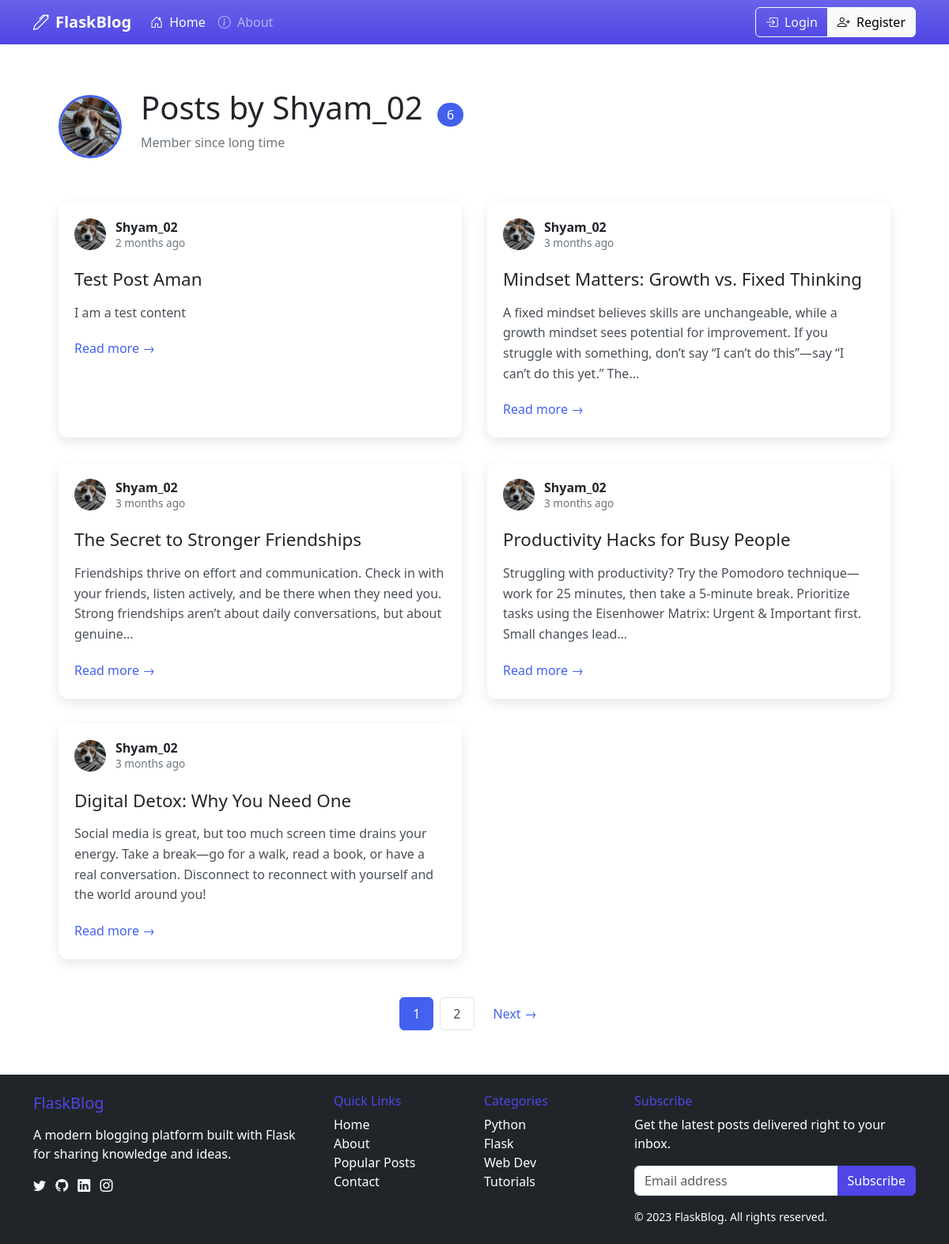
The page /user/Shyam_02 on the database as committed earlier.
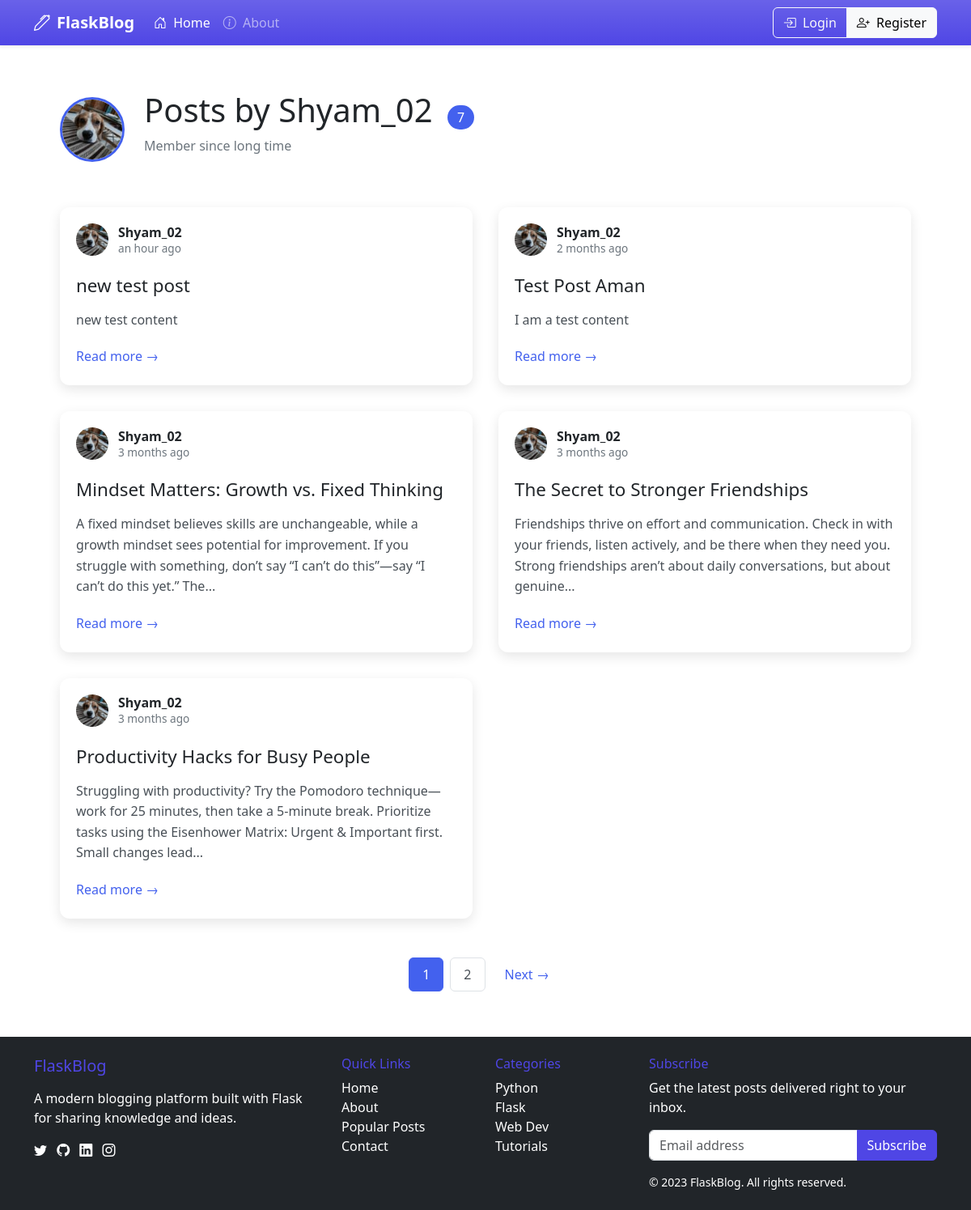
The same page on the database as committed later.
### flaskblog/models.py (models this page shows, shortened)
class User(db.Model, UserMixin):
    id = db.Column(db.Integer, primary_key=True)
    username = db.Column(db.String(20), unique=True, nullable=False)
    email = db.Column(db.String(120), unique=True, nullable=False)
    image_file = db.Column(db.String(20), nullable=False, default="default.jpg")
    password = db.Column(db.String(60), nullable=False)
    posts = db.relationship("Post", backref="author", lazy=True)

class Post(db.Model):
    id = db.Column(db.Integer, primary_key=True)
    title = db.Column(db.String(100), nullable=False)
    date_posted = db.Column(db.DateTime, nullable=False, default=datetime.utcnow)
    content = db.Column(db.Text, nullable=False)
    user_id = db.Column(db.Integer, db.ForeignKey("user.id"), nullable=False)

### flaskblog/users/routes.py (the view)
@users.route("/user/<string:username>")
def user_posts(username):
    page = request.args.get("page", 1, type=int)
    user = User.query.filter_by(username=username).first_or_404()
    posts = (
        Post.query.filter_by(author=user)
        .order_by(Post.date_posted.desc())
        .paginate(page=page, per_page=5)
    )
    return render_template("user_posts.html", posts=posts, user=user)

### flaskblog/__init__.py (called while the page is built)
def create_app(config_class=Config):
    app = Flask(__name__)
    app.config.from_object(Config)
    db.init_app(app)
    bcrypt.init_app(app)
    login_manager.init_app(app)
    mail.init_app(app)
    @app.template_filter("humanize")
    def humanize_time(dt):
        if isinstance(dt, datetime):
            return humanize.naturaltime(datetime.now() - dt)
        return dt
    from flaskblog.users.routes import users  # noqa: E402
    from flaskblog.posts.routes import posts  # noqa: E402
    from flaskblog.main.routes import main  # noqa: E402
    from flaskblog.errors.handlers import errors  # noqa: E402
    app.register_blueprint(users)
    app.register_blueprint(posts)
    app.register_blueprint(main)
    app.register_blueprint(errors)
    return app

### flaskblog/templates/user_posts.html (shortened to what this page needs)
{% extends "layout.html" %}
{% block content %}
<div class="user-posts-container">
    <div class="user-header">
        <img class="user-avatar" src="{{ url_for('static', filename='profile_pics/' + user.image_file) }}" alt="{{ user.username }}">
        <div>
            <h1>Posts by {{ user.username }} <span class="post-count">{{ posts.total }}</span></h1>
            <p class="member-since">Member since {{ user.date_joined.strftime('%B %Y') if user.date_joined else 'long time' }}</p>
        </div>
    </div>
    <div class="posts-grid">
        {% for post in posts.items %}
        <article class="post-card">
            <div class="post-header">
                <img class="post-author-img" src="{{ url_for('static', filename='profile_pics/' + post.author.image_file) }}" alt="{{ post.author.username }}">
                <div class="post-meta">
                    <a href="{{ url_for('users.user_posts', username=post.author.username) }}">{{ post.author.username }}</a>
                    <time datetime="{{ post.date_posted }}">{{ post.date_posted|humanize }}</time>
                </div>
            </div>
            <div class="post-body">
                <h2><a href="{{ url_for('posts.post', post_id=post.id) }}">{{ post.title }}</a></h2>
                <p class="post-content">{{ post.content|truncate(200) }}</p>
                <a href="{{ url_for('posts.post', post_id=post.id) }}" class="read-more">Read more →</a>
            </div>
        </article>
        {% endfor %}
    </div>
    <div class="pagination">
        {% for page_num in posts.iter_pages(left_edge=1, right_edge=1, left_current=1, right_current=2) %}
            {% if page_num %}
                {% if posts.page == page_num %}
                    <span class="page-number active">{{ page_num }}</span>
                {% else %}
                    <a href="{{ url_for('users.user_posts', username=user.username, page=page_num) }}" class="page-number">{{ page_num }}</a>
                {% endif %}
            {% else %}
                <span class="page-ellipsis">...</span>
            {% endif %}
        {% endfor %}
        {% if posts.has_next %}
            <a href="{{ url_for('users.user_posts', username=user.username, page=posts.next_num) }}" class="page-nav next">Next →</a>
        {% endif %}
    </div>
</div>
{% endblock content %}

### flaskblog/templates/layout.html (shortened to what this page needs)
<!DOCTYPE html>
<html lang="en" data-bs-theme="auto">
<head>
    <link href="https://cdn.jsdelivr.net/npm/bootstrap@5.3.2/dist/css/bootstrap.min.css" rel="stylesheet">
    <link rel="stylesheet" href="https://cdn.jsdelivr.net/npm/bootstrap-icons@1.11.1/font/bootstrap-icons.css">
    <link rel="stylesheet" href="{{ url_for('static', filename='css/main.css') }}">
</head>
<body class="d-flex flex-column min-vh-100">
    <header class="sticky-top">
        <nav class="navbar navbar-expand-lg navbar-dark bg-primary bg-gradient shadow-sm">
            <div class="container">
                <a class="navbar-brand fw-bold d-flex align-items-center" href="/">
                    <i class="bi bi-pen me-2"></i>
                    <span class="brand-name">FlaskBlog</span>
                </a>
                <div class="collapse navbar-collapse" id="navbarMain">
                    <ul class="navbar-nav me-auto mb-2 mb-lg-0">
                        <li class="nav-item">
                            <a class="nav-link active" aria-current="page" href="{{ url_for('main.home') }}">
                                <i class="bi bi-house-door me-1"></i> Home
                            </a>
                        </li>
                        <li class="nav-item">
                            <a class="nav-link" href="{{ url_for('main.about') }}">
                                <i class="bi bi-info-circle me-1"></i> About
                            </a>
                        </li>
                    </ul>
                    <div class="d-flex align-items-center">
                        {% if current_user.is_authenticated %}
                        <div class="dropdown">
                            <button class="btn btn-outline-light dropdown-toggle" type="button" id="userDropdown" data-bs-toggle="dropdown">
                                <i class="bi bi-person-circle me-1"></i>
                                {{ current_user.username }}
                            </button>
                            <ul class="dropdown-menu dropdown-menu-end">
                                <li><a class="dropdown-item" href="{{ url_for('posts.new_post') }}">
                                    <i class="bi bi-plus-square me-2"></i>New Post
                                </a></li>
                                <li><a class="dropdown-item" href="{{ url_for('users.account') }}">
                                    <i class="bi bi-gear me-2"></i>Account
                                </a></li>
                                <li><hr class="dropdown-divider"></li>
                                <li><a class="dropdown-item text-danger" href="{{ url_for('users.logout') }}">
                                    <i class="bi bi-box-arrow-right me-2"></i>Logout
                                </a></li>
                            </ul>
                        </div>
                        {% else %}
                        <div class="btn-group" role="group">
                            <a href="{{ url_for('users.login') }}" class="btn btn-outline-light">
                                <i class="bi bi-box-arrow-in-right me-1"></i> Login
                            </a>
                            <a href="{{ url_for('users.register') }}" class="btn btn-light">
                                <i class="bi bi-person-plus me-1"></i> Register
                            </a>
                        </div>
                        {% endif %}
                    </div>
                </div>
            </div>
        </nav>
    </header>
    <main class="flex-grow-1 py-4">
        <div class="container">
            <div class="row">
                <div class="col-12">
                    {% block content %}{% endblock %}
                </div>
            </div>
        </div>
    </main>
    <footer class="bg-dark text-white py-4 mt-auto">
        <div class="container">
            <div class="row g-4">
                <div class="col-md-4">
                    <h5 class="text-primary mb-3">FlaskBlog</h5>
                    <p>A modern blogging platform built with Flask for sharing knowledge and ideas.</p>
                    <div class="social-icons">
                        <a href="#" class="text-white me-2"><i class="bi bi-twitter"></i></a>
                        <a href="#" class="text-white me-2"><i class="bi bi-github"></i></a>
                        <a href="#" class="text-white me-2"><i class="bi bi-linkedin"></i></a>
                        <a href="#" class="text-white"><i class="bi bi-instagram"></i></a>
                    </div>
                </div>
                <div class="col-md-2">
                    <h6 class="text-primary">Quick Links</h6>
                    <ul class="nav flex-column">
                        <li class="nav-item"><a href="{{ url_for('main.home') }}" class="nav-link text-white p-0">Home</a></li>
                        <li class="nav-item"><a href="{{ url_for('main.about') }}" class="nav-link text-white p-0">About</a></li>
                        <li class="nav-item"><a href="#" class="nav-link text-white p-0">Popular Posts</a></li>
                        <li class="nav-item"><a href="#" class="nav-link text-white p-0">Contact</a></li>
                    </ul>
                </div>
                <div class="col-md-2">
                    <h6 class="text-primary">Categories</h6>
                    <ul class="nav flex-column">
                        <li class="nav-item"><a href="#" class="nav-link text-white p-0">Python</a></li>
                        <li class="nav-item"><a href="#" class="nav-link text-white p-0">Flask</a></li>
                        <li class="nav-item"><a href="#" class="nav-link text-white p-0">Web Dev</a></li>
                        <li class="nav-item"><a href="#" class="nav-link text-white p-0">Tutorials</a></li>
                    </ul>
                </div>
                <div class="col-md-4">
                    <h6 class="text-primary">Subscribe</h6>
                    <p>Get the latest posts delivered right to your inbox.</p>
                    <form class="mb-3">
                        <div class="input-group">
                            <input type="email" class="form-control" placeholder="Email address">
                            <button class="btn btn-primary" type="button">Subscribe</button>
                        </div>
                    </form>
                    <p class="small mb-0">&copy; 2023 FlaskBlog. All rights reserved.</p>
                </div>
            </div>
        </div>
    </footer>
</body>
</html>

### flaskblog/static/css/main.css (style rules this page uses)
:root { --bs-body-font-family: 'Segoe UI', Roboto, 'Helvetica Neue', Arial, sans-serif; --bs-primary-rgb: 79, 70, 229; --bs-link-color: rgb(var(--bs-primary-rgb)); --bs-link-hover-color: rgba(var(--bs-primary-rgb), 0.8); }
html { scroll-behavior: smooth; }
.navbar-brand .brand-name { position: relative; }
.navbar-brand .brand-name::after { content: ''; position: absolute; width: 100%; height: 2px; bottom: -2px; left: 0; background-color: white; transform: scaleX(0); transform-origin: bottom right; transition: transform 0.3s ease-out; }
.btn-primary { --bs-btn-bg: rgb(var(--bs-primary-rgb)); --bs-btn-border-color: rgb(var(--bs-primary-rgb)); --bs-btn-hover-bg: rgba(var(--bs-primary-rgb), 0.9); --bs-btn-hover-border-color: rgba(var(--bs-primary-rgb), 0.9); --bs-btn-active-bg: rgba(var(--bs-primary-rgb), 0.8); --bs-btn-active-border-color: rgba(var(--bs-primary-rgb), 0.8); }

### flaskblog/templates/user_posts.html (style rules this page uses)
.user-posts-container { max-width: 1200px; margin: 0 auto; padding: 2rem; }
.user-header { display: flex; align-items: center; gap: 1.5rem; margin-bottom: 3rem; }
.user-avatar { width: 80px; height: 80px; border-radius: 50%; object-fit: cover; border: 3px solid #4361ee; }
.post-count { background: #4361ee; color: white; padding: 0.25rem 0.75rem; border-radius: 20px; font-size: 1rem; margin-left: 0.5rem; }
.member-since { color: #6c757d; margin-top: 0.5rem; }
.posts-grid { display: grid; grid-template-columns: repeat(auto-fill, minmax(350px, 1fr)); gap: 2rem; margin-bottom: 3rem; }
.post-card { background: white; border-radius: 12px; overflow: hidden; box-shadow: 0 5px 15px rgba(0, 0, 0, 0.1); transition: transform 0.3s ease, box-shadow 0.3s ease; }
.post-header { display: flex; align-items: center; padding: 1.25rem 1.25rem 0; gap: 0.75rem; }
.post-author-img { width: 40px; height: 40px; border-radius: 50%; object-fit: cover; }
.post-meta { line-height: 1.3; }
.post-meta a { font-weight: 600; color: #212529; text-decoration: none; }
.post-meta time { display: block; font-size: 0.85rem; color: #6c757d; }
.post-body { padding: 1rem 1.25rem 1.5rem; }
.post-body h2 { margin: 0.5rem 0 1rem; font-size: 1.4rem; }
.post-body h2 a { color: #212529; text-decoration: none; transition: color 0.2s; }
.post-content { color: #495057; margin-bottom: 1.25rem; line-height: 1.6; }
.read-more { color: #4361ee; font-weight: 500; text-decoration: none; display: inline-flex; align-items: center; }
.pagination { display: flex; justify-content: center; align-items: center; gap: 0.5rem; margin-top: 3rem; flex-wrap: wrap; }
.page-nav, .page-number { padding: 0.5rem 1rem; border-radius: 6px; text-decoration: none; transition: all 0.2s; }
.page-nav { color: #4361ee; font-weight: 500; }
.page-number { color: #495057; border: 1px solid #dee2e6; }
.page-number.active { background: #4361ee; color: white; border-color: #4361ee; }

Rows that differ between the two databases and show on the page:
no longer on this page (row unchanged): Post: image_file (picture), author.username "Shyam_02", date_posted "3 months ago", title "Digital Detox: Why You Need One", content "Social media is great, but too much screen time drains your energy. Take a break—go for a walk, read a book, or have a real conversation. Disconnect to reconnect with yourself and the world around you!"
added Post: image_file (picture), author.username "Shyam_02", date_posted "an hour ago", title "new test post", content "new test content"
Other text that changed with them:
{{ posts.total }}: "6" → "7"
